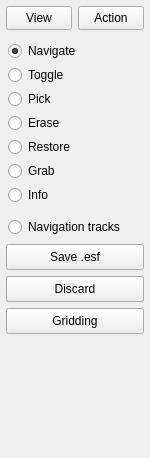
<?xml version="1.0" encoding="UTF-8"?>
<ui version="4.0">
 <class>Mb3dSoundingsPane</class>
 <widget class="QWidget" name="Mb3dSoundingsPane">
  <property name="geometry">
   <rect>
    <x>0</x>
    <y>0</y>
    <width>150</width>
    <height>458</height>
   </rect>
  </property>
  <property name="windowTitle">
   <string>3D Soundings</string>
  </property>
  <widget class="QToolButton" name="viewButton">
   <property name="geometry">
    <rect>
     <x>6</x>
     <y>6</y>
     <width>66</width>
     <height>24</height>
    </rect>
   </property>
   <property name="toolTip">
    <string>What is shown: flagged soundings, profiles, the bounding box, the colouring</string>
   </property>
   <property name="text">
    <string>View</string>
   </property>
   <property name="popupMode">
    <enum>QToolButton::ToolButtonPopupMode::InstantPopup</enum>
   </property>
  </widget>
  <widget class="QToolButton" name="actionButton">
   <property name="geometry">
    <rect>
     <x>78</x>
     <y>6</y>
     <width>66</width>
     <height>24</height>
    </rect>
   </property>
   <property name="toolTip">
    <string>Filter by sparse voxels; colour the unflagged soundings</string>
   </property>
   <property name="text">
    <string>Action</string>
   </property>
   <property name="popupMode">
    <enum>QToolButton::ToolButtonPopupMode::InstantPopup</enum>
   </property>
  </widget>
  <widget class="QRadioButton" name="modeNavigate">
   <property name="geometry">
    <rect>
     <x>8</x>
     <y>40</y>
     <width>136</width>
     <height>22</height>
    </rect>
   </property>
   <property name="toolTip">
    <string>The left button rotates the view, as in every iGMT window: no editing</string>
   </property>
   <property name="text">
    <string>Navigate</string>
   </property>
   <property name="checked">
    <bool>true</bool>
   </property>
  </widget>
  <widget class="QRadioButton" name="modeToggle">
   <property name="geometry">
    <rect>
     <x>8</x>
     <y>64</y>
     <width>136</width>
     <height>22</height>
    </rect>
   </property>
   <property name="toolTip">
    <string>Left click toggles the sounding nearest the pointer (key Q)</string>
   </property>
   <property name="text">
    <string>Toggle</string>
   </property>
  </widget>
  <widget class="QRadioButton" name="modePick">
   <property name="geometry">
    <rect>
     <x>8</x>
     <y>88</y>
     <width>136</width>
     <height>22</height>
    </rect>
   </property>
   <property name="toolTip">
    <string>Left click flags the good sounding nearest the pointer (key W)</string>
   </property>
   <property name="text">
    <string>Pick</string>
   </property>
  </widget>
  <widget class="QRadioButton" name="modeErase">
   <property name="geometry">
    <rect>
     <x>8</x>
     <y>112</y>
     <width>136</width>
     <height>22</height>
    </rect>
   </property>
   <property name="toolTip">
    <string>Left drag flags every good sounding it sweeps over (key O)</string>
   </property>
   <property name="text">
    <string>Erase</string>
   </property>
  </widget>
  <widget class="QRadioButton" name="modeRestore">
   <property name="geometry">
    <rect>
     <x>8</x>
     <y>136</y>
     <width>136</width>
     <height>22</height>
    </rect>
   </property>
   <property name="toolTip">
    <string>Left drag unflags every flagged sounding it sweeps over (key R)</string>
   </property>
   <property name="text">
    <string>Restore</string>
   </property>
  </widget>
  <widget class="QRadioButton" name="modeGrab">
   <property name="geometry">
    <rect>
     <x>8</x>
     <y>160</y>
     <width>136</width>
     <height>22</height>
    </rect>
   </property>
   <property name="toolTip">
    <string>Left drag a rectangle: every good sounding inside it is flagged (key T)</string>
   </property>
   <property name="text">
    <string>Grab</string>
   </property>
  </widget>
  <widget class="QRadioButton" name="modeInfo">
   <property name="geometry">
    <rect>
     <x>8</x>
     <y>184</y>
     <width>136</width>
     <height>22</height>
    </rect>
   </property>
   <property name="toolTip">
    <string>Left click shows the file, ping, beam and values of the nearest sounding (key Y)</string>
   </property>
   <property name="text">
    <string>Info</string>
   </property>
  </widget>
  <widget class="QRadioButton" name="navButton">
   <property name="geometry">
    <rect>
     <x>8</x>
     <y>216</y>
     <width>136</width>
     <height>22</height>
    </rect>
   </property>
   <property name="toolTip">
    <string>Show / hide the ship's navigation lines (one per swath file, at the sea surface)</string>
   </property>
   <property name="text">
    <string>Navigation tracks</string>
   </property>
   <property name="autoExclusive">
    <bool>false</bool>
   </property>
  </widget>
  <widget class="QPushButton" name="saveButton">
   <property name="geometry">
    <rect>
     <x>6</x>
     <y>244</y>
     <width>138</width>
     <height>26</height>
    </rect>
   </property>
   <property name="toolTip">
    <string>Write the edits made so far to each swath file's edit save file (.esf)</string>
   </property>
   <property name="text">
    <string>Save .esf</string>
   </property>
   <property name="autoDefault">
    <bool>false</bool>
   </property>
  </widget>
  <widget class="QPushButton" name="cubeFilterButton">
   <property name="geometry">
    <rect>
     <x>6</x>
     <y>276</y>
     <width>138</width>
     <height>26</height>
    </rect>
   </property>
   <property name="toolTip">
    <string>CUBE as a filter: flag the soundings that miss CUBE's surface by more than k standard deviations (Save writes the flags to the .esf). Its dialog can also make the CUBE grid (Make grid)</string>
   </property>
   <property name="text">
    <string>CUBE filter</string>
   </property>
   <property name="autoDefault">
    <bool>false</bool>
   </property>
  </widget>
  <widget class="QPushButton" name="discardButton">
   <property name="geometry">
    <rect>
     <x>6</x>
     <y>276</y>
     <width>138</width>
     <height>26</height>
    </rect>
   </property>
   <property name="toolTip">
    <string>Drop the flags made in this area view, close it and give the full cloud its pane back (an area view only)</string>
   </property>
   <property name="text">
    <string>Discard</string>
   </property>
   <property name="autoDefault">
    <bool>false</bool>
   </property>
  </widget>
  <widget class="QPushButton" name="gridButton">
   <property name="geometry">
    <rect>
     <x>6</x>
     <y>308</y>
     <width>138</width>
     <height>26</height>
    </rect>
   </property>
   <property name="toolTip">
    <string>Grid these soundings (Interpolate, set to mbgrid): only the good ones, as they stand in the pane -- the flagged soundings never enter the surface</string>
   </property>
   <property name="text">
    <string>Gridding</string>
   </property>
   <property name="autoDefault">
    <bool>false</bool>
   </property>
  </widget>
  <widget class="QLabel" name="labelStatus">
   <property name="geometry">
    <rect>
     <x>6</x>
     <y>342</y>
     <width>138</width>
     <height>110</height>
    </rect>
   </property>
   <property name="text">
    <string/>
   </property>
   <property name="alignment">
    <set>Qt::AlignmentFlag::AlignLeading|Qt::AlignmentFlag::AlignLeft|Qt::AlignmentFlag::AlignTop</set>
   </property>
   <property name="wordWrap">
    <bool>true</bool>
   </property>
   <property name="textInteractionFlags">
    <set>Qt::TextInteractionFlag::TextSelectableByMouse</set>
   </property>
  </widget>
 </widget>
 <resources/>
 <connections/>
</ui>
